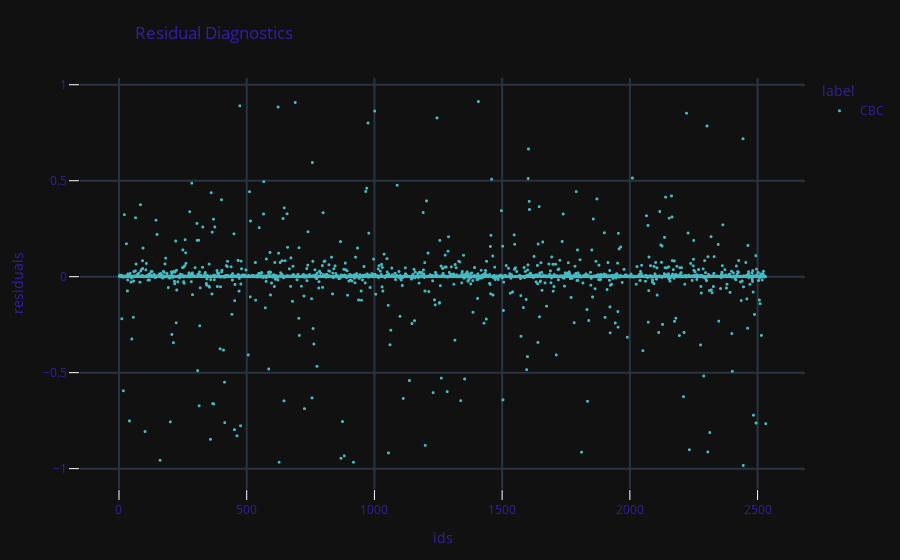
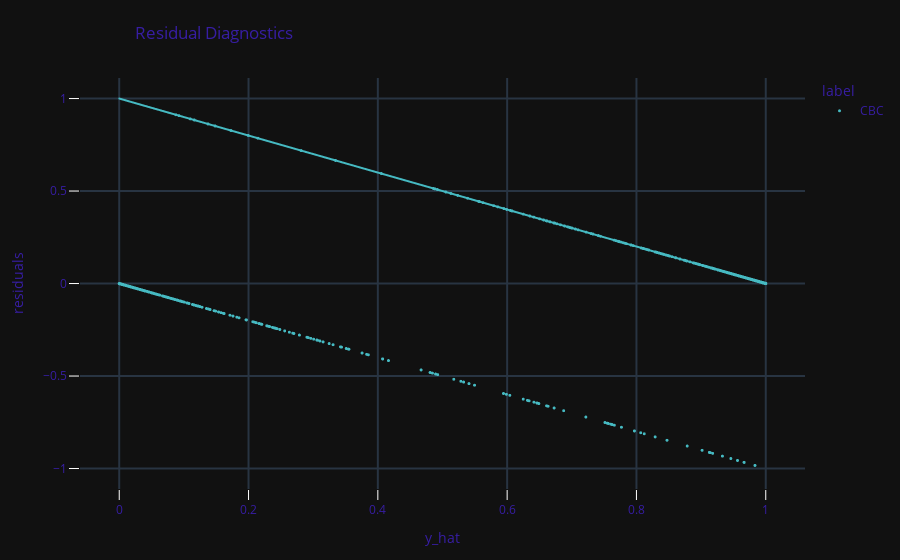

Notebook cell for these charts, in order:
### Markdown cell above
Checking residuals - there should be no pattern in residuals.  
Otherwise, it means that model is biased - it overestimates or underestimates predictions; so generally it means that explaining relations between data can be misleading.

### Code cell
#residuals' plot
model_exp_diagnostic = model2_exp.model_diagnostics()
model_exp_diagnostic.plot(variable='ids', yvariable='residuals', show=False).update_layout(template='plotly_dark').show()
model_exp_diagnostic.plot(variable='y_hat', yvariable='residuals', show=False).update_layout(template='plotly_dark')

### Figure 1 — Plotly figure (JSON) as saved in the notebook; plotly's stock layout.template omitted (floating-point values rounded to 4 significant figures; data arrays with more than 128 entries replaced by an {"elided": "..."} marker saying what was removed)
{"data": [{"hovertemplate": "<b>%{hovertext}</b><br><br>label=CBC<br>ids=%{x}<br>residuals=%{y}<extra></extra>", "hovertext": {"elided": "2532 int values"}, "legendgroup": "CBC", "line": {"width": 2}, "marker": {"color": "#46bac2", "size": 3, "symbol": "circle"}, "mode": "markers", "name": "CBC", "showlegend": true, "type": "scattergl", "x": {"elided": "2532 int values"}, "xaxis": "x", "y": {"elided": "2532 float values"}, "yaxis": "y"}, {"hovertemplate": "<b>LOWESS trendline</b><br><br>label=CBC<br>ids=%{x}<br>residuals=%{y} <b>(trend)</b><extra></extra>", "legendgroup": "CBC", "line": {"width": 2}, "marker": {"color": "#46bac2", "size": 3, "symbol": "circle"}, "mode": "lines", "name": "CBC", "showlegend": false, "type": "scattergl", "x": {"elided": "2532 int values"}, "xaxis": "x", "y": {"elided": "2532 float values"}, "yaxis": "y"}], "layout": {"font": {"color": "#371ea3"}, "legend": {"title": {"text": "label"}, "tracegroupgap": 0}, "margin": {"b": 71, "r": 30, "t": 78}, "title": {"text": "Residual Diagnostics", "x": 0.15}, "xaxis": {"anchor": "y", "automargin": true, "domain": [0, 1], "fixedrange": true, "gridwidth": 2, "tickcolor": "white", "ticklen": 10, "ticks": "outside", "title": {"text": "ids"}, "type": "linear", "zeroline": false}, "yaxis": {"anchor": "x", "automargin": true, "domain": [0, 1], "fixedrange": true, "gridwidth": 2, "tickcolor": "white", "ticklen": 10, "ticks": "outside", "title": {"text": "residuals"}, "type": "linear", "zeroline": false}}}

### Figure 2 — Plotly figure (JSON) as saved in the notebook; plotly's stock layout.template omitted (floating-point values rounded to 4 significant figures; data arrays with more than 128 entries replaced by an {"elided": "..."} marker saying what was removed)
{"data": [{"hovertemplate": "<b>%{hovertext}</b><br><br>label=CBC<br>y_hat=%{x}<br>residuals=%{y}<extra></extra>", "hovertext": {"elided": "2532 int values"}, "legendgroup": "CBC", "line": {"width": 2}, "marker": {"color": "#46bac2", "size": 3, "symbol": "circle"}, "mode": "markers", "name": "CBC", "showlegend": true, "type": "scattergl", "x": {"elided": "2532 float values"}, "xaxis": "x", "y": {"elided": "2532 float values"}, "yaxis": "y"}, {"hovertemplate": "<b>LOWESS trendline</b><br><br>label=CBC<br>y_hat=%{x}<br>residuals=%{y} <b>(trend)</b><extra></extra>", "legendgroup": "CBC", "line": {"width": 2}, "marker": {"color": "#46bac2", "size": 3, "symbol": "circle"}, "mode": "lines", "name": "CBC", "showlegend": false, "type": "scattergl", "x": {"elided": "2532 float values"}, "xaxis": "x", "y": {"elided": "2532 float values"}, "yaxis": "y"}], "layout": {"font": {"color": "#371ea3"}, "legend": {"title": {"text": "label"}, "tracegroupgap": 0}, "margin": {"b": 71, "r": 30, "t": 78}, "title": {"text": "Residual Diagnostics", "x": 0.15}, "xaxis": {"anchor": "y", "automargin": true, "domain": [0, 1], "fixedrange": true, "gridwidth": 2, "tickcolor": "white", "ticklen": 10, "ticks": "outside", "title": {"text": "y_hat"}, "type": "linear", "zeroline": false}, "yaxis": {"anchor": "x", "automargin": true, "domain": [0, 1], "fixedrange": true, "gridwidth": 2, "tickcolor": "white", "ticklen": 10, "ticks": "outside", "title": {"text": "residuals"}, "type": "linear", "zeroline": false}}}
